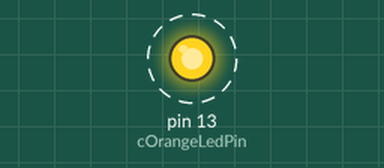
This sketch was run on a simulated Arduino Uno, built with avr-gcc and run on an emulated ATmega328P. Parts: output pins drawn as LEDs (lit = HIGH). Dashed ring = blinking.

Above: at 0.4 s.
Timing chart, 0 to 3.2 s (numbered marks = the images above):
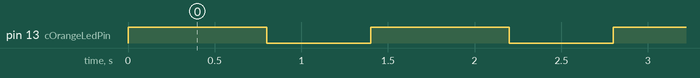

Measured:
- by itself, pin 13 (cOrangeLedPin): alternates HIGH for 0.80 s and LOW for 0.60 s

The sketch:

blink9.ino
```cpp
#include "Event.hpp"

const uint8_t cOrangeLedPin = 13;

Event gEvent;

void ledOnEvent();
void ledOffEvent();

void setup() {
  pinMode(cOrangeLedPin, OUTPUT);
  ledOnEvent();
}

void ledOnEvent()
{
  digitalWrite(cOrangeLedPin, HIGH);
  gEvent = Event(&ledOffEvent, millis() + 800);
}

void ledOffEvent()
{
  digitalWrite(cOrangeLedPin, LOW);
  gEvent = Event(&ledOnEvent, millis() + 600);
}

void loop() {
  const auto currentTime = millis();
  if (gEvent.isValid() && gEvent.isReady(currentTime)) {
    auto call = gEvent.getCall();
    gEvent.clear();
    call();
  }
  while (millis() == currentTime) {}
}
```

Event.cpp
```cpp
#include "Event.hpp"

Event::Event()
  : _call(nullptr), _next(0)
{
}

Event::Event(Function call, uint32_t next)
  : _call(call), _next(next)
{
}

bool Event::isValid() const
{
  return _call != nullptr;
}

bool Event::isReady(uint32_t currentTime) const
{
  const auto delta = static_cast<int32_t>(_next - currentTime);
  return delta <= 0;
}

Event::Function Event::getCall() const
{
  return _call;
}

void Event::clear()
{
  _call = nullptr;
}
```

Event.hpp
```cpp
#pragma once

#include <Arduino.h>

class Event
{
public:
  typedef void (*Function)();
public:
  Event();
  Event(Function call, uint32_t next);
  Event(const Event&) = default;
  Event& operator=(const Event&) = default;
public:
  bool isValid() const;
  bool isReady(uint32_t currentTime) const;
  Function getCall() const;
  void clear();
private:
  Function _call;
  uint32_t _next;
};
```
